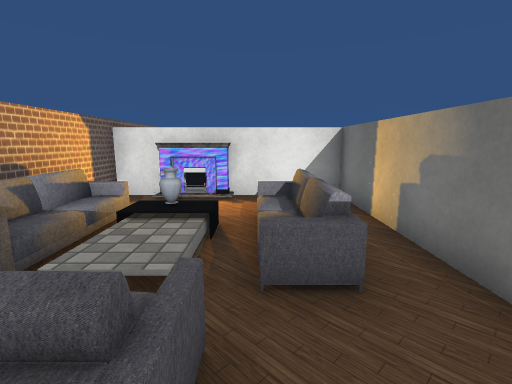
[1] (above)

17 first-person views from a walk through a Unity game level. The camera is 1.4 m above the floor, tilts 10° down and sees 85° across. Doors are open. The floor is counted in squares, 1 m on a side. Each view is taken from the middle of a square. On the plan, view 1 faces up. The plan holds only what a view shows up to about 14 squares ahead; the rest is blank. The place goes on beyond the plan. The player character is not drawn. Some animated figures are not drawn. Some surface patterns are stand-ins.

[2]
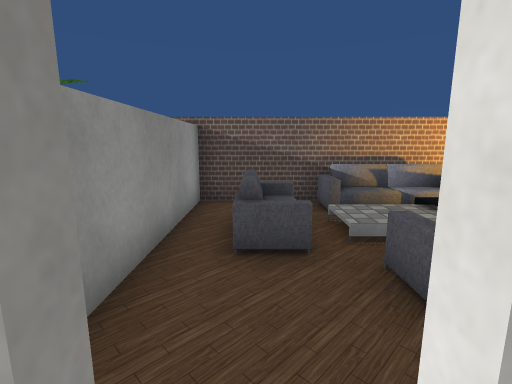

[3]
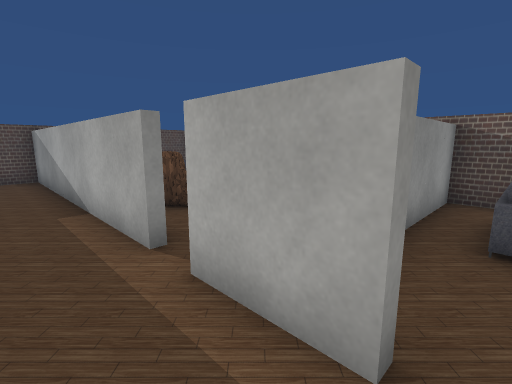

[4]
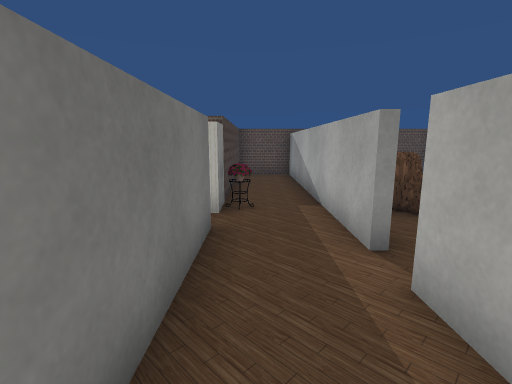

[5]
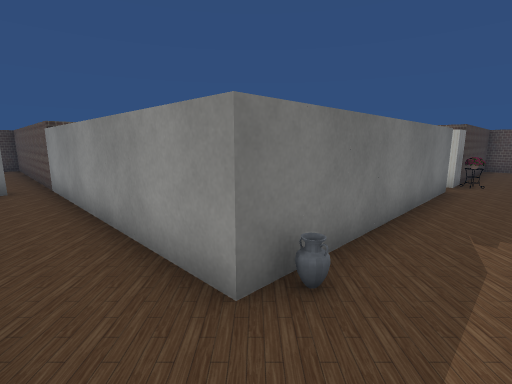

[6]
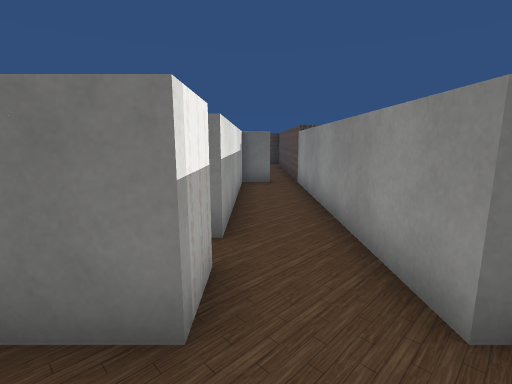

[7]
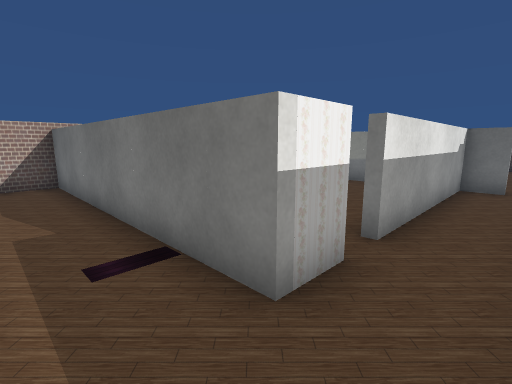

[8]
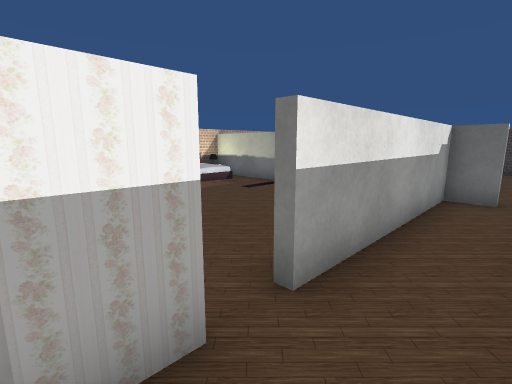

[9]
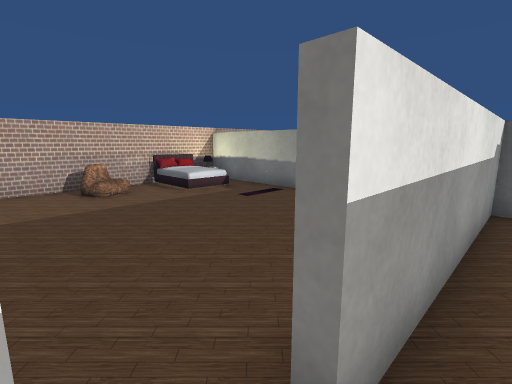

[10]
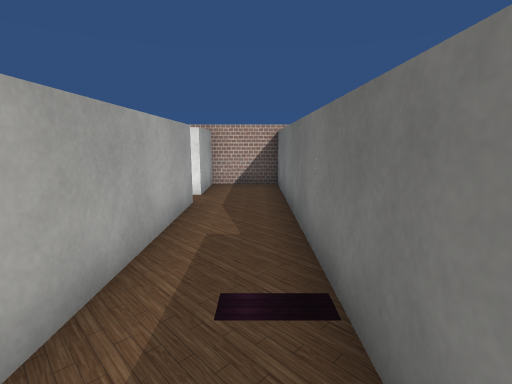

[11]
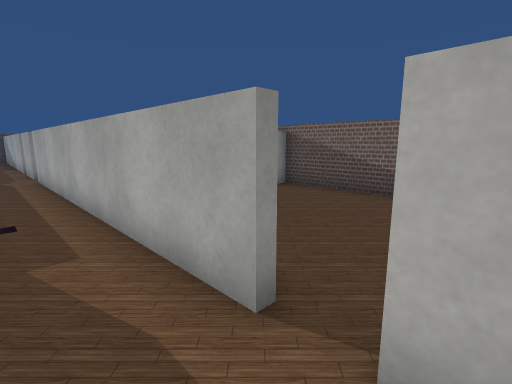

[12]
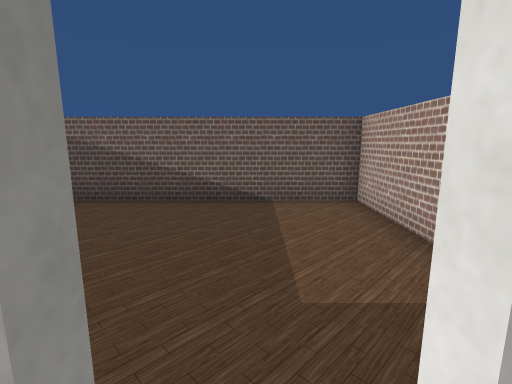

[13]
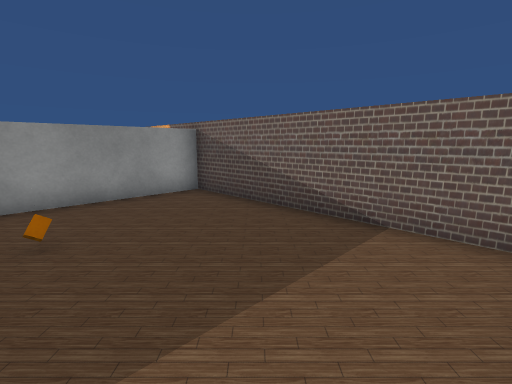

[14]
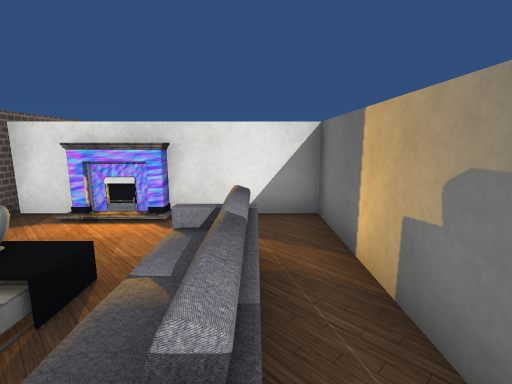

[15]
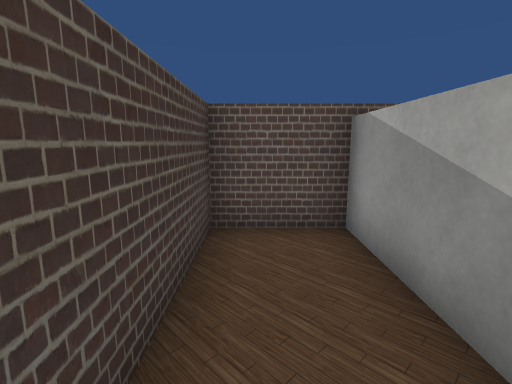

[16]
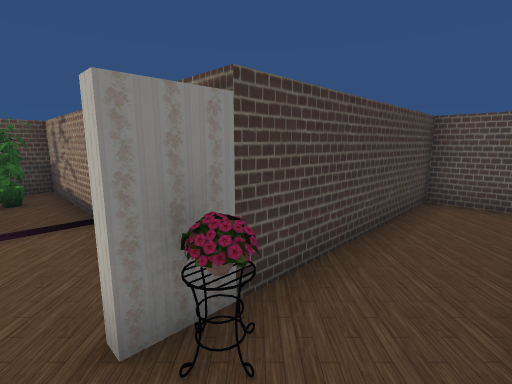

[17]
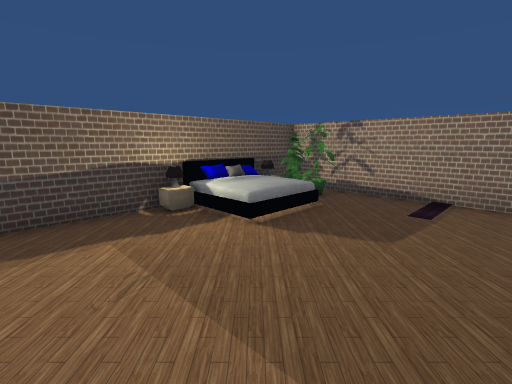

### Floor plan
Key: @ floor where view 1 was taken; # wall or solid block; x gap in a wall; . main floor; : floor 0.25 m higher than the main floor; + floor 0.5 m higher than the main floor; D open door; ^ raised ledge; F fireplace; S sofa; A vase; C chair; B bed; R orange block; P plant; O other object.
Columns run from 4 left of view 1 to 21 right of it. Each row starts with its distance up from view 1.
 16 ####  ############
 15 #.....#..#    # B#
 14 #.....#..#..:..  #
 13 #.....D..#.......#
 12 #.....#..#.......#
 11 #.....#..#.......#
 10 #....R#..#.......#
  9 #.....#..#.......#
  8 #######..#.....  #
  7 ##FF  #..#DD######
  6 # ....#..........# ......#
  5 ^ ..S.#..........D.......#
  4 ^OOA+.#..#####  ##########
  3 ^S.:+x#..        #
  2 #.....#..# . ....#
  1 #.SSS.D..#  .....#
  0 #...@.#..# ......#
 -1 #######..# ..... #
 -2       D..# ....+ ^
 -3      .#..# ....+ ^
 -4      C#..D.....PB#
 -5      C#.O#.....PP#
 -6       #..#########
 -7       #..#
 -8       #..#
 -9       #..#
-10       #..#
-11       #..#
-12 ###   ####

Where each view was taken, in squares from view 1:
view 1: 0 up, 0 right, facing up
view 2: 1 up, 3 right, facing left
view 3: 1 up, 4 right, facing down-left
view 4: 1 up, 4 right, facing down
view 5: 6 up, 3 right, facing down-right
view 6: 6 up, 3 right, facing right
view 7: 5 up, 3 right, facing up-right
view 8: 5 up, 5 right, facing up-right
view 9: 6 up, 6 right, facing up-right
view 10: 6 up, 4 right, facing up
view 11: 14 up, 4 right, facing down-left
view 12: 13 up, 3 right, facing left
view 13: 15 up, 1 right, facing down-left
view 14: 2 up, 1 right, facing up
view 15: 7 down, 4 right, facing down
view 16: 4 down, 3 right, facing down-right
view 17: 2 up, 7 right, facing down-right
